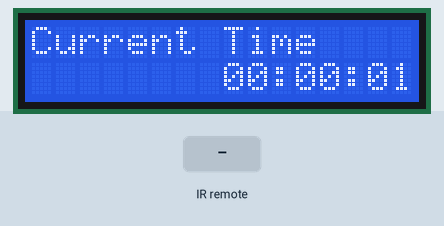
Simulated run of this sketch. Board: Arduino Uno, built with avr-gcc and run on an emulated ATmega328P. On the bench: 16×2 character LCD. The inputs (shaded band) are chosen by the test bench. What the sketch prints to the serial monitor is not drawn.

Above: at 1.2 s.
1.3 s: infrared code 0xFF22DD received
At 1.8 s:
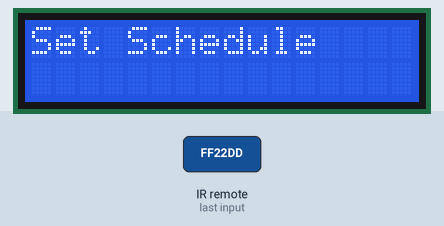
2.8 s: infrared code 0xFFA25D received
At 4.0 s:
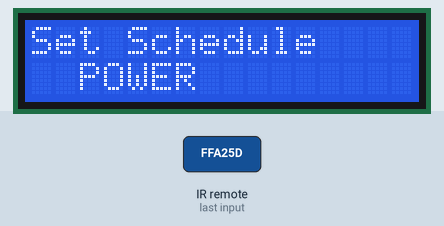
4.3 s: infrared code 0xFF629D received
At 5.1 s:
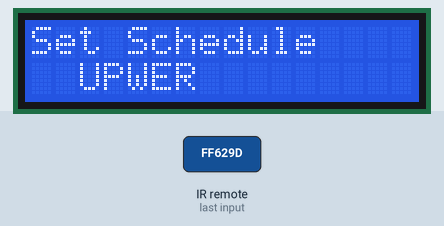
5.8 s: infrared code 0xFF02FD received
At 6.2 s:
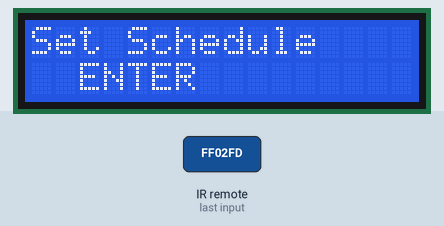
7.3 s: infrared code 0xFFA857 received
At 8.5 s:
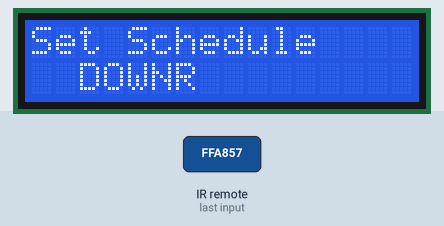
8.8 s: infrared code 0xFFC23D received
At 9.7 s:
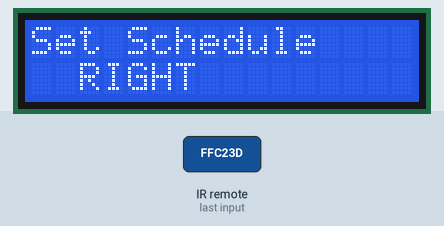
Timing chart, 0 to 11.3 s (numbered marks = the images above; inputs shaded):
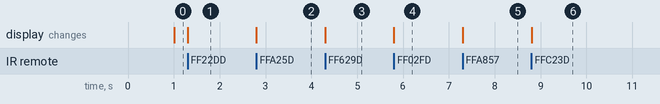

Measured:
- after the input at 1.3 s, the display: changes at once (image 1)
- after the input at 2.8 s, the display: changes at once (image 2)
- after the input at 4.3 s, the display: changes at once (image 3)
- after the input at 5.8 s, the display: changes at once (image 4)
- after the input at 7.3 s, the display: changes at once (image 5)
- after the input at 8.8 s, the display: changes at once (image 6)

The sketch:

chlorine.ino
```cpp
#include <LiquidCrystal.h>
#include "IRremote.h"

IRrecv irrecv(8); //Signal Pin of IR receiver to Arduino Digital Pin 11
decode_results results;
LiquidCrystal lcd(12, 11, 5, 4, 3, 2);

int deltaT = 0;
#define SCR_HOME 0
#define SCR_TIME 1
#define SCR_SET 2
int screen = SCR_HOME;
char* key;
int lastKeyReadTime;
int timeSetup;
int scheduleSetup;
int timePartSet = 0;
int timeParts[3];

char* translateIR() {
  Serial.println(results.value);
  switch(results.value)
  {
    case 16580863:
    case 0xFFA25D: return "POWER";
    case 16613503:
    case 0xFF629D: return "UP";
    case 16589023:
    case 0xFF22DD: return "LEFT";
    case 16621663:
    case 0xFF02FD: return "ENTER";
    case 16605343:
    case 0xFFC23D: return "RIGHT";
    case 16617583:
    case 0xFFA857: return "DOWN";
  }
  return "???";
}

void screenInit(){
  lcd.clear();
  lcd.setCursor(0, 0);

      char str[8];
      int seconds = millis() / 1000 + deltaT;

  switch(screen){
    case SCR_HOME:
      lcd.print("Current Time");
      break;
    case SCR_TIME:
      lcd.print("Set Time");
      // display time
      timeParts[0] = seconds / 60 / 60 % 24;
      timeParts[1] = seconds / 60 % 60;
      timeParts[2] = seconds % 60;
      sprintf(str,"%02d:%02d:%02d", timeParts[0], timeParts[1], timeParts[2]);
      lcd.setCursor(8, 1);
      lcd.print(str);
      break;
    case SCR_SET:
      lcd.print("Set Schedule");
      break;
  }
}

void processKeyForScreen(){
  if(strcmp(key, "RIGHT")==0){
    screen = (screen == 2 ? 0 : screen+1);
    screenInit();
  }
  else if(strcmp(key, "LEFT")==0){
    screen = (screen == 0 ? 2 : screen-1);
    screenInit();
  }
  key = "";
}

void showHome(){
  // calculate time
  char str[8];
  int seconds = millis() / 1000 + deltaT;
  sprintf(str,"%02d:%02d:%02d", seconds / 60 / 60 % 24, seconds / 60 % 60, seconds % 60);

  // display time
  lcd.setCursor(8, 1);
  lcd.print(str);

  processKeyForScreen();
}

void showTimeSetup(){
  if(timeSetup == 0){
    if(strcmp(key,"ENTER")==0){
      timeSetup = 1;
      key = "";
    }
    processKeyForScreen();
  }
  else {
    if(strcmp(key, "DOWN")==0){
      timeParts[timePartSet] = timeParts[timePartSet]==0 ? 59 : timeParts[timePartSet]-1;
      key = "";
    }
    else if(strcmp(key, "UP")==0){
      timeParts[timePartSet] = timeParts[timePartSet]==59 ? 0 : timeParts[timePartSet]+1;
      key = "";
    }
    else if(strcmp(key, "RIGHT")==0){
      timePartSet = timePartSet==2 ? 2 : timePartSet+1;
      key = "";
    }
    else if(strcmp(key, "LEFT")==0){
      timePartSet = timePartSet==0 ? 0 : timePartSet-1;
      key = "";
    }
    else if(strcmp(key,"ENTER")==0){
      timeSetup = 0;
      deltaT = timeParts[0] * 60 * 60 * 1000 + timeParts[1] * 60 * 1000 + timeParts[2] * 1000;
      key = "";
    }

    char str[8];
    if(millis() % 1000 < 500)
      switch(timePartSet){
      	case 0: sprintf(str, "  :%02d:%02d", timeParts[1], timeParts[2]); break;
      	case 1: sprintf(str, "%02d:  :%02d", timeParts[0], timeParts[2]); break;
      	case 2: sprintf(str, "%02d:%02d:  ", timeParts[0], timeParts[1]); break;
      }
    else
    	sprintf(str, "%02d:%02d:%02d", timeParts[0], timeParts[1], timeParts[2]);
    lcd.setCursor(8, 1);
    lcd.print(str);
  }
}

void showScheduleSetup(){
  if(strcmp(key,"DOWN")==0)
    scheduleSetup = 1;
  else if(strcmp(key,"ENTER")==0)
    scheduleSetup = 0;

  lcd.setCursor(2, 1);
  lcd.print(key);

  if(scheduleSetup == 0)
  	processKeyForScreen();
}

void setup() {
  irrecv.enableIRIn(); // Start the receiver
  lcd.begin(16, 2);
  screenInit();
  lastKeyReadTime = millis();
  Serial.begin(9600);
}

void loop() {
  switch(screen){
    case SCR_HOME: showHome(); break;
    case SCR_TIME: showTimeSetup(); break;
    case SCR_SET: showScheduleSetup(); break;
  }

  if (irrecv.decode(&results)) // have we received an IR signal?
  {
    int ms = millis();
    if(lastKeyReadTime+500>ms)
      return;

    key = translateIR();
    lastKeyReadTime = ms;
    Serial.println(key);

    irrecv.resume();
  }

}
```
